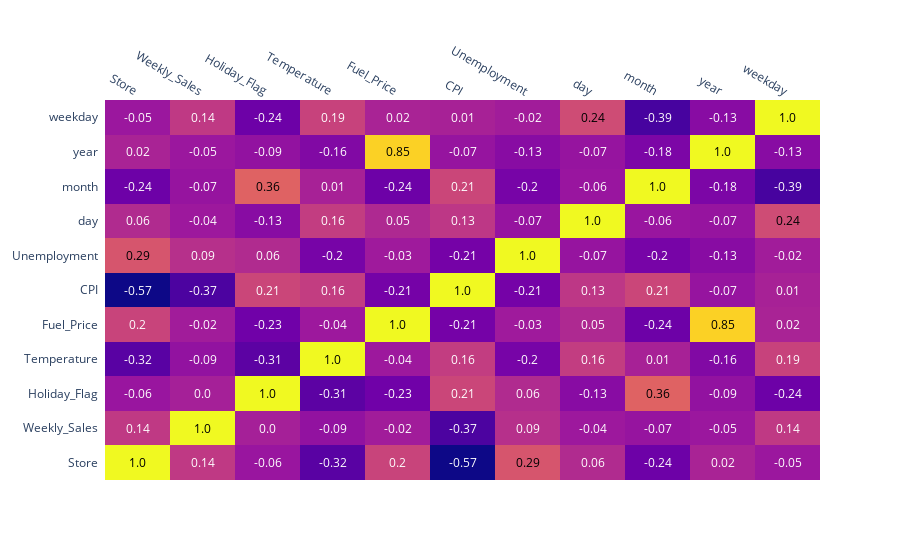

This figure's notebook cell:
### Code cell
# Correlation matrix
corr_matrix = data.corr().round(2)

import plotly.figure_factory as ff

fig = ff.create_annotated_heatmap(corr_matrix.values,
                                  x = corr_matrix.columns.tolist(),
                                  y = corr_matrix.index.tolist())


fig.show()

### Figure 1 — Plotly figure (JSON) as saved in the notebook; plotly's stock layout.template omitted (floating-point values rounded to 4 significant figures)
{"data": [{"colorscale": [[0, "#0d0887"], [0.1111, "#46039f"], [0.2222, "#7201a8"], [0.3333, "#9c179e"], [0.4444, "#bd3786"], [0.5556, "#d8576b"], [0.6667, "#ed7953"], [0.7778, "#fb9f3a"], [0.8889, "#fdca26"], [1, "#f0f921"]], "reversescale": false, "showscale": false, "type": "heatmap", "x": ["Store", "Weekly_Sales", "Holiday_Flag", "Temperature", "Fuel_Price", "CPI", "Unemployment", "day", "month", "year", "weekday"], "y": ["Store", "Weekly_Sales", "Holiday_Flag", "Temperature", "Fuel_Price", "CPI", "Unemployment", "day", "month", "year", "weekday"], "z": [[1, 0.14, -0.06, -0.32, 0.2, -0.57, 0.29, 0.06, -0.24, 0.02, -0.05], [0.14, 1, 0, -0.09, -0.02, -0.37, 0.09, -0.04, -0.07, -0.05, 0.14], [-0.06, 0, 1, -0.31, -0.23, 0.21, 0.06, -0.13, 0.36, -0.09, -0.24], [-0.32, -0.09, -0.31, 1, -0.04, 0.16, -0.2, 0.16, 0.01, -0.16, 0.19], [0.2, -0.02, -0.23, -0.04, 1, -0.21, -0.03, 0.05, -0.24, 0.85, 0.02], [-0.57, -0.37, 0.21, 0.16, -0.21, 1, -0.21, 0.13, 0.21, -0.07, 0.01], [0.29, 0.09, 0.06, -0.2, -0.03, -0.21, 1, -0.07, -0.2, -0.13, -0.02], [0.06, -0.04, -0.13, 0.16, 0.05, 0.13, -0.07, 1, -0.06, -0.07, 0.24], [-0.24, -0.07, 0.36, 0.01, -0.24, 0.21, -0.2, -0.06, 1, -0.18, -0.39], [0.02, -0.05, -0.09, -0.16, 0.85, -0.07, -0.13, -0.07, -0.18, 1, -0.13], [-0.05, 0.14, -0.24, 0.19, 0.02, 0.01, -0.02, 0.24, -0.39, -0.13, 1]]}], "layout": {"annotations": [{"font": {"color": "#000000"}, "showarrow": false, "text": "1.0", "x": "Store", "xref": "x", "y": "Store", "yref": "y"}, {"font": {"color": "#FFFFFF"}, "showarrow": false, "text": "0.14", "x": "Weekly_Sales", "xref": "x", "y": "Store", "yref": "y"}, {"font": {"color": "#FFFFFF"}, "showarrow": false, "text": "-0.06", "x": "Holiday_Flag", "xref": "x", "y": "Store", "yref": "y"}, {"font": {"color": "#FFFFFF"}, "showarrow": false, "text": "-0.32", "x": "Temperature", "xref": "x", "y": "Store", "yref": "y"}, {"font": {"color": "#FFFFFF"}, "showarrow": false, "text": "0.2", "x": "Fuel_Price", "xref": "x", "y": "Store", "yref": "y"}, {"font": {"color": "#FFFFFF"}, "showarrow": false, "text": "-0.57", "x": "CPI", "xref": "x", "y": "Store", "yref": "y"}, {"font": {"color": "#000000"}, "showarrow": false, "text": "0.29", "x": "Unemployment", "xref": "x", "y": "Store", "yref": "y"}, {"font": {"color": "#FFFFFF"}, "showarrow": false, "text": "0.06", "x": "day", "xref": "x", "y": "Store", "yref": "y"}, {"font": {"color": "#FFFFFF"}, "showarrow": false, "text": "-0.24", "x": "month", "xref": "x", "y": "Store", "yref": "y"}, {"font": {"color": "#FFFFFF"}, "showarrow": false, "text": "0.02", "x": "year", "xref": "x", "y": "Store", "yref": "y"}, {"font": {"color": "#FFFFFF"}, "showarrow": false, "text": "-0.05", "x": "weekday", "xref": "x", "y": "Store", "yref": "y"}, {"font": {"color": "#FFFFFF"}, "showarrow": false, "text": "0.14", "x": "Store", "xref": "x", "y": "Weekly_Sales", "yref": "y"}, {"font": {"color": "#000000"}, "showarrow": false, "text": "1.0", "x": "Weekly_Sales", "xref": "x", "y": "Weekly_Sales", "yref": "y"}, {"font": {"color": "#FFFFFF"}, "showarrow": false, "text": "0.0", "x": "Holiday_Flag", "xref": "x", "y": "Weekly_Sales", "yref": "y"}, {"font": {"color": "#FFFFFF"}, "showarrow": false, "text": "-0.09", "x": "Temperature", "xref": "x", "y": "Weekly_Sales", "yref": "y"}, {"font": {"color": "#FFFFFF"}, "showarrow": false, "text": "-0.02", "x": "Fuel_Price", "xref": "x", "y": "Weekly_Sales", "yref": "y"}, {"font": {"color": "#FFFFFF"}, "showarrow": false, "text": "-0.37", "x": "CPI", "xref": "x", "y": "Weekly_Sales", "yref": "y"}, {"font": {"color": "#FFFFFF"}, "showarrow": false, "text": "0.09", "x": "Unemployment", "xref": "x", "y": "Weekly_Sales", "yref": "y"}, {"font": {"color": "#FFFFFF"}, "showarrow": false, "text": "-0.04", "x": "day", "xref": "x", "y": "Weekly_Sales", "yref": "y"}, {"font": {"color": "#FFFFFF"}, "showarrow": false, "text": "-0.07", "x": "month", "xref": "x", "y": "Weekly_Sales", "yref": "y"}, {"font": {"color": "#FFFFFF"}, "showarrow": false, "text": "-0.05", "x": "year", "xref": "x", "y": "Weekly_Sales", "yref": "y"}, {"font": {"color": "#FFFFFF"}, "showarrow": false, "text": "0.14", "x": "weekday", "xref": "x", "y": "Weekly_Sales", "yref": "y"}, {"font": {"color": "#FFFFFF"}, "showarrow": false, "text": "-0.06", "x": "Store", "xref": "x", "y": "Holiday_Flag", "yref": "y"}, {"font": {"color": "#FFFFFF"}, "showarrow": false, "text": "0.0", "x": "Weekly_Sales", "xref": "x", "y": "Holiday_Flag", "yref": "y"}, {"font": {"color": "#000000"}, "showarrow": false, "text": "1.0", "x": "Holiday_Flag", "xref": "x", "y": "Holiday_Flag", "yref": "y"}, {"font": {"color": "#FFFFFF"}, "showarrow": false, "text": "-0.31", "x": "Temperature", "xref": "x", "y": "Holiday_Flag", "yref": "y"}, {"font": {"color": "#FFFFFF"}, "showarrow": false, "text": "-0.23", "x": "Fuel_Price", "xref": "x", "y": "Holiday_Flag", "yref": "y"}, {"font": {"color": "#FFFFFF"}, "showarrow": false, "text": "0.21", "x": "CPI", "xref": "x", "y": "Holiday_Flag", "yref": "y"}, {"font": {"color": "#FFFFFF"}, "showarrow": false, "text": "0.06", "x": "Unemployment", "xref": "x", "y": "Holiday_Flag", "yref": "y"}, {"font": {"color": "#FFFFFF"}, "showarrow": false, "text": "-0.13", "x": "day", "xref": "x", "y": "Holiday_Flag", "yref": "y"}, {"font": {"color": "#000000"}, "showarrow": false, "text": "0.36", "x": "month", "xref": "x", "y": "Holiday_Flag", "yref": "y"}, {"font": {"color": "#FFFFFF"}, "showarrow": false, "text": "-0.09", "x": "year", "xref": "x", "y": "Holiday_Flag", "yref": "y"}, {"font": {"color": "#FFFFFF"}, "showarrow": false, "text": "-0.24", "x": "weekday", "xref": "x", "y": "Holiday_Flag", "yref": "y"}, {"font": {"color": "#FFFFFF"}, "showarrow": false, "text": "-0.32", "x": "Store", "xref": "x", "y": "Temperature", "yref": "y"}, {"font": {"color": "#FFFFFF"}, "showarrow": false, "text": "-0.09", "x": "Weekly_Sales", "xref": "x", "y": "Temperature", "yref": "y"}, {"font": {"color": "#FFFFFF"}, "showarrow": false, "text": "-0.31", "x": "Holiday_Flag", "xref": "x", "y": "Temperature", "yref": "y"}, {"font": {"color": "#000000"}, "showarrow": false, "text": "1.0", "x": "Temperature", "xref": "x", "y": "Temperature", "yref": "y"}, {"font": {"color": "#FFFFFF"}, "showarrow": false, "text": "-0.04", "x": "Fuel_Price", "xref": "x", "y": "Temperature", "yref": "y"}, {"font": {"color": "#FFFFFF"}, "showarrow": false, "text": "0.16", "x": "CPI", "xref": "x", "y": "Temperature", "yref": "y"}, {"font": {"color": "#FFFFFF"}, "showarrow": false, "text": "-0.2", "x": "Unemployment", "xref": "x", "y": "Temperature", "yref": "y"}, {"font": {"color": "#FFFFFF"}, "showarrow": false, "text": "0.16", "x": "day", "xref": "x", "y": "Temperature", "yref": "y"}, {"font": {"color": "#FFFFFF"}, "showarrow": false, "text": "0.01", "x": "month", "xref": "x", "y": "Temperature", "yref": "y"}, {"font": {"color": "#FFFFFF"}, "showarrow": false, "text": "-0.16", "x": "year", "xref": "x", "y": "Temperature", "yref": "y"}, {"font": {"color": "#FFFFFF"}, "showarrow": false, "text": "0.19", "x": "weekday", "xref": "x", "y": "Temperature", "yref": "y"}, {"font": {"color": "#FFFFFF"}, "showarrow": false, "text": "0.2", "x": "Store", "xref": "x", "y": "Fuel_Price", "yref": "y"}, {"font": {"color": "#FFFFFF"}, "showarrow": false, "text": "-0.02", "x": "Weekly_Sales", "xref": "x", "y": "Fuel_Price", "yref": "y"}, {"font": {"color": "#FFFFFF"}, "showarrow": false, "text": "-0.23", "x": "Holiday_Flag", "xref": "x", "y": "Fuel_Price", "yref": "y"}, {"font": {"color": "#FFFFFF"}, "showarrow": false, "text": "-0.04", "x": "Temperature", "xref": "x", "y": "Fuel_Price", "yref": "y"}, {"font": {"color": "#000000"}, "showarrow": false, "text": "1.0", "x": "Fuel_Price", "xref": "x", "y": "Fuel_Price", "yref": "y"}, {"font": {"color": "#FFFFFF"}, "showarrow": false, "text": "-0.21", "x": "CPI", "xref": "x", "y": "Fuel_Price", "yref": "y"}, {"font": {"color": "#FFFFFF"}, "showarrow": false, "text": "-0.03", "x": "Unemployment", "xref": "x", "y": "Fuel_Price", "yref": "y"}, {"font": {"color": "#FFFFFF"}, "showarrow": false, "text": "0.05", "x": "day", "xref": "x", "y": "Fuel_Price", "yref": "y"}, {"font": {"color": "#FFFFFF"}, "showarrow": false, "text": "-0.24", "x": "month", "xref": "x", "y": "Fuel_Price", "yref": "y"}, {"font": {"color": "#000000"}, "showarrow": false, "text": "0.85", "x": "year", "xref": "x", "y": "Fuel_Price", "yref": "y"}, {"font": {"color": "#FFFFFF"}, "showarrow": false, "text": "0.02", "x": "weekday", "xref": "x", "y": "Fuel_Price", "yref": "y"}, {"font": {"color": "#FFFFFF"}, "showarrow": false, "text": "-0.57", "x": "Store", "xref": "x", "y": "CPI", "yref": "y"}, {"font": {"color": "#FFFFFF"}, "showarrow": false, "text": "-0.37", "x": "Weekly_Sales", "xref": "x", "y": "CPI", "yref": "y"}, {"font": {"color": "#FFFFFF"}, "showarrow": false, "text": "0.21", "x": "Holiday_Flag", "xref": "x", "y": "CPI", "yref": "y"}, {"font": {"color": "#FFFFFF"}, "showarrow": false, "text": "0.16", "x": "Temperature", "xref": "x", "y": "CPI", "yref": "y"}, {"font": {"color": "#FFFFFF"}, "showarrow": false, "text": "-0.21", "x": "Fuel_Price", "xref": "x", "y": "CPI", "yref": "y"}, {"font": {"color": "#000000"}, "showarrow": false, "text": "1.0", "x": "CPI", "xref": "x", "y": "CPI", "yref": "y"}, {"font": {"color": "#FFFFFF"}, "showarrow": false, "text": "-0.21", "x": "Unemployment", "xref": "x", "y": "CPI", "yref": "y"}, {"font": {"color": "#FFFFFF"}, "showarrow": false, "text": "0.13", "x": "day", "xref": "x", "y": "CPI", "yref": "y"}, {"font": {"color": "#FFFFFF"}, "showarrow": false, "text": "0.21", "x": "month", "xref": "x", "y": "CPI", "yref": "y"}, {"font": {"color": "#FFFFFF"}, "showarrow": false, "text": "-0.07", "x": "year", "xref": "x", "y": "CPI", "yref": "y"}, {"font": {"color": "#FFFFFF"}, "showarrow": false, "text": "0.01", "x": "weekday", "xref": "x", "y": "CPI", "yref": "y"}, {"font": {"color": "#000000"}, "showarrow": false, "text": "0.29", "x": "Store", "xref": "x", "y": "Unemployment", "yref": "y"}, {"font": {"color": "#FFFFFF"}, "showarrow": false, "text": "0.09", "x": "Weekly_Sales", "xref": "x", "y": "Unemployment", "yref": "y"}, {"font": {"color": "#FFFFFF"}, "showarrow": false, "text": "0.06", "x": "Holiday_Flag", "xref": "x", "y": "Unemployment", "yref": "y"}, {"font": {"color": "#FFFFFF"}, "showarrow": false, "text": "-0.2", "x": "Temperature", "xref": "x", "y": "Unemployment", "yref": "y"}, {"font": {"color": "#FFFFFF"}, "showarrow": false, "text": "-0.03", "x": "Fuel_Price", "xref": "x", "y": "Unemployment", "yref": "y"}, {"font": {"color": "#FFFFFF"}, "showarrow": false, "text": "-0.21", "x": "CPI", "xref": "x", "y": "Unemployment", "yref": "y"}, {"font": {"color": "#000000"}, "showarrow": false, "text": "1.0", "x": "Unemployment", "xref": "x", "y": "Unemployment", "yref": "y"}, {"font": {"color": "#FFFFFF"}, "showarrow": false, "text": "-0.07", "x": "day", "xref": "x", "y": "Unemployment", "yref": "y"}, {"font": {"color": "#FFFFFF"}, "showarrow": false, "text": "-0.2", "x": "month", "xref": "x", "y": "Unemployment", "yref": "y"}, {"font": {"color": "#FFFFFF"}, "showarrow": false, "text": "-0.13", "x": "year", "xref": "x", "y": "Unemployment", "yref": "y"}, {"font": {"color": "#FFFFFF"}, "showarrow": false, "text": "-0.02", "x": "weekday", "xref": "x", "y": "Unemployment", "yref": "y"}, {"font": {"color": "#FFFFFF"}, "showarrow": false, "text": "0.06", "x": "Store", "xref": "x", "y": "day", "yref": "y"}, {"font": {"color": "#FFFFFF"}, "showarrow": false, "text": "-0.04", "x": "Weekly_Sales", "xref": "x", "y": "day", "yref": "y"}, {"font": {"color": "#FFFFFF"}, "showarrow": false, "text": "-0.13", "x": "Holiday_Flag", "xref": "x", "y": "day", "yref": "y"}, {"font": {"color": "#FFFFFF"}, "showarrow": false, "text": "0.16", "x": "Temperature", "xref": "x", "y": "day", "yref": "y"}, {"font": {"color": "#FFFFFF"}, "showarrow": false, "text": "0.05", "x": "Fuel_Price", "xref": "x", "y": "day", "yref": "y"}, {"font": {"color": "#FFFFFF"}, "showarrow": false, "text": "0.13", "x": "CPI", "xref": "x", "y": "day", "yref": "y"}, {"font": {"color": "#FFFFFF"}, "showarrow": false, "text": "-0.07", "x": "Unemployment", "xref": "x", "y": "day", "yref": "y"}, {"font": {"color": "#000000"}, "showarrow": false, "text": "1.0", "x": "day", "xref": "x", "y": "day", "yref": "y"}, {"font": {"color": "#FFFFFF"}, "showarrow": false, "text": "-0.06", "x": "month", "xref": "x", "y": "day", "yref": "y"}, {"font": {"color": "#FFFFFF"}, "showarrow": false, "text": "-0.07", "x": "year", "xref": "x", "y": "day", "yref": "y"}, {"font": {"color": "#000000"}, "showarrow": false, "text": "0.24", "x": "weekday", "xref": "x", "y": "day", "yref": "y"}, {"font": {"color": "#FFFFFF"}, "showarrow": false, "text": "-0.24", "x": "Store", "xref": "x", "y": "month", "yref": "y"}, {"font": {"color": "#FFFFFF"}, "showarrow": false, "text": "-0.07", "x": "Weekly_Sales", "xref": "x", "y": "month", "yref": "y"}, {"font": {"color": "#000000"}, "showarrow": false, "text": "0.36", "x": "Holiday_Flag", "xref": "x", "y": "month", "yref": "y"}, {"font": {"color": "#FFFFFF"}, "showarrow": false, "text": "0.01", "x": "Temperature", "xref": "x", "y": "month", "yref": "y"}, {"font": {"color": "#FFFFFF"}, "showarrow": false, "text": "-0.24", "x": "Fuel_Price", "xref": "x", "y": "month", "yref": "y"}, {"font": {"color": "#FFFFFF"}, "showarrow": false, "text": "0.21", "x": "CPI", "xref": "x", "y": "month", "yref": "y"}, {"font": {"color": "#FFFFFF"}, "showarrow": false, "text": "-0.2", "x": "Unemployment", "xref": "x", "y": "month", "yref": "y"}, {"font": {"color": "#FFFFFF"}, "showarrow": false, "text": "-0.06", "x": "day", "xref": "x", "y": "month", "yref": "y"}, {"font": {"color": "#000000"}, "showarrow": false, "text": "1.0", "x": "month", "xref": "x", "y": "month", "yref": "y"}, {"font": {"color": "#FFFFFF"}, "showarrow": false, "text": "-0.18", "x": "year", "xref": "x", "y": "month", "yref": "y"}, {"font": {"color": "#FFFFFF"}, "showarrow": false, "text": "-0.39", "x": "weekday", "xref": "x", "y": "month", "yref": "y"}, {"font": {"color": "#FFFFFF"}, "showarrow": false, "text": "0.02", "x": "Store", "xref": "x", "y": "year", "yref": "y"}, {"font": {"color": "#FFFFFF"}, "showarrow": false, "text": "-0.05", "x": "Weekly_Sales", "xref": "x", "y": "year", "yref": "y"}, {"font": {"color": "#FFFFFF"}, "showarrow": false, "text": "-0.09", "x": "Holiday_Flag", "xref": "x", "y": "year", "yref": "y"}, {"font": {"color": "#FFFFFF"}, "showarrow": false, "text": "-0.16", "x": "Temperature", "xref": "x", "y": "year", "yref": "y"}, {"font": {"color": "#000000"}, "showarrow": false, "text": "0.85", "x": "Fuel_Price", "xref": "x", "y": "year", "yref": "y"}, {"font": {"color": "#FFFFFF"}, "showarrow": false, "text": "-0.07", "x": "CPI", "xref": "x", "y": "year", "yref": "y"}, {"font": {"color": "#FFFFFF"}, "showarrow": false, "text": "-0.13", "x": "Unemployment", "xref": "x", "y": "year", "yref": "y"}, {"font": {"color": "#FFFFFF"}, "showarrow": false, "text": "-0.07", "x": "day", "xref": "x", "y": "year", "yref": "y"}, {"font": {"color": "#FFFFFF"}, "showarrow": false, "text": "-0.18", "x": "month", "xref": "x", "y": "year", "yref": "y"}, {"font": {"color": "#000000"}, "showarrow": false, "text": "1.0", "x": "year", "xref": "x", "y": "year", "yref": "y"}, {"font": {"color": "#FFFFFF"}, "showarrow": false, "text": "-0.13", "x": "weekday", "xref": "x", "y": "year", "yref": "y"}, {"font": {"color": "#FFFFFF"}, "showarrow": false, "text": "-0.05", "x": "Store", "xref": "x", "y": "weekday", "yref": "y"}, {"font": {"color": "#FFFFFF"}, "showarrow": false, "text": "0.14", "x": "Weekly_Sales", "xref": "x", "y": "weekday", "yref": "y"}, {"font": {"color": "#FFFFFF"}, "showarrow": false, "text": "-0.24", "x": "Holiday_Flag", "xref": "x", "y": "weekday", "yref": "y"}, {"font": {"color": "#FFFFFF"}, "showarrow": false, "text": "0.19", "x": "Temperature", "xref": "x", "y": "weekday", "yref": "y"}, {"font": {"color": "#FFFFFF"}, "showarrow": false, "text": "0.02", "x": "Fuel_Price", "xref": "x", "y": "weekday", "yref": "y"}, {"font": {"color": "#FFFFFF"}, "showarrow": false, "text": "0.01", "x": "CPI", "xref": "x", "y": "weekday", "yref": "y"}, {"font": {"color": "#FFFFFF"}, "showarrow": false, "text": "-0.02", "x": "Unemployment", "xref": "x", "y": "weekday", "yref": "y"}, {"font": {"color": "#000000"}, "showarrow": false, "text": "0.24", "x": "day", "xref": "x", "y": "weekday", "yref": "y"}, {"font": {"color": "#FFFFFF"}, "showarrow": false, "text": "-0.39", "x": "month", "xref": "x", "y": "weekday", "yref": "y"}, {"font": {"color": "#FFFFFF"}, "showarrow": false, "text": "-0.13", "x": "year", "xref": "x", "y": "weekday", "yref": "y"}, {"font": {"color": "#000000"}, "showarrow": false, "text": "1.0", "x": "weekday", "xref": "x", "y": "weekday", "yref": "y"}], "xaxis": {"dtick": 1, "gridcolor": "rgb(0, 0, 0)", "side": "top", "ticks": ""}, "yaxis": {"dtick": 1, "ticks": "", "ticksuffix": "  "}}}
